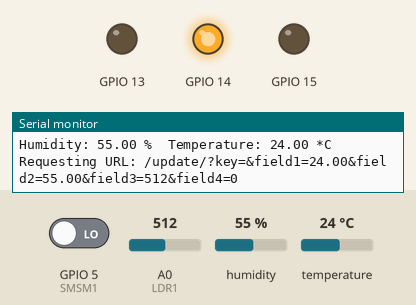
This sketch was run on a simulated ESP8266 (NodeMCU). On the bench: output pins drawn as LEDs (lit = HIGH), the last lines printed to the serial monitor. The inputs (shaded band) are chosen by the test bench; at power-on: GPIO 5 (SMSM1) LOW, A0 (LDR1) = 512, humidity 55 %, temperature 24 °C. WiFi joins after 1.5 s; servers stay silent unless stated.

Above: at 4.2 s.
4.3 s: GPIO 5 (SMSM1) driven HIGH
At 5.1 s:
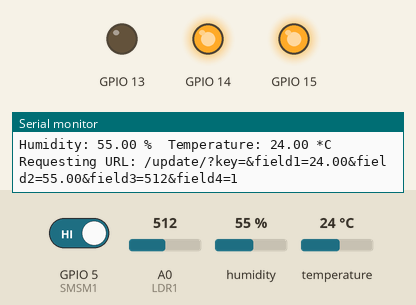
7.6 s: GPIO 5 (SMSM1) driven LOW
At 8.1 s:
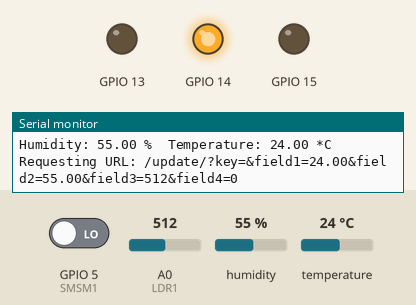
Timing chart, 0 to 10.6 s (numbered marks = the images above; inputs shaded):
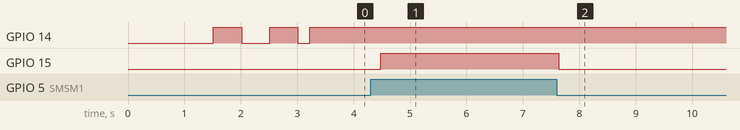

The sketch:

SmartFarm_v1.ino
```cpp
#include "DHT.h"
#include <ESP8266WiFi.h>

#define DHTPIN 12     // what pin we're connected to
#define DHTTYPE DHT22   // DHT 22  (AM2302)
#define DEBUG
#define DEBUG_PRINTER Serial

#ifdef  DEBUG
#define DEBUG_PRINT(...) { DEBUG_PRINTER.print(__VA_ARGS__); }
#define DEBUG_PRINTLN(...) { DEBUG_PRINTER.println(__VA_ARGS__); }
#else
#define DEBUG_PRINT(...) {}
#define DEBUG_PRINTLN(...) {}
#endif

int SMSMOUT;
int LDROUT;

//////////////////////////////////////////
const char* ssid     = "";
const char* password = "";
//////////////////////////////////////////
int LDR1     = A0;
int LDROUT1  = 0;
//////////////////////////////////////////
int SMSM1 = 5;
int SMSMOUT1 = 0;
//////////////////////////////////////////
unsigned long Time1 = 0;
unsigned long Time2 = 0;
unsigned long Time3 = 0;
unsigned long Time4 = 0;
unsigned long previous_val = 0;
bool TimeState = false;
//////////////////////////////////////////
DHT *dht;
//////////////////////////////////////////
void connectWifi();
void reconnectWifiIfLinkDown();
void initDht(DHT **dht, uint8_t pin, uint8_t dht_type);
void readDht(DHT *dht, float *temp, float *humid);
void uploadThingsSpeak(float t, float h, int LDROUT, int SMSMOUT);
void mainloop();
//////////////////////////////////////////
void setup()
{
    Serial.begin(115200);
    delay(10);
    pinMode(13, OUTPUT);
    pinMode(14,OUTPUT);
    pinMode(15, OUTPUT);
    digitalWrite(13, LOW);
    digitalWrite(14,LOW);
    digitalWrite(15, LOW);

    connectWifi();

    initDht(&dht, DHTPIN, DHTTYPE);
}

void loop() {
    static float t_ds;
    static float t_dht;
    static float h_dht;

    mainloop();

    readDht(dht, &t_dht, &h_dht);

    uploadThingsSpeak(t_dht, h_dht , LDROUT , SMSMOUT);

    reconnectWifiIfLinkDown();
}

void reconnectWifiIfLinkDown()
{
    if (WiFi.status() != WL_CONNECTED) {
        DEBUG_PRINTLN("WIFI DISCONNECTED");
        connectWifi();
    }
}

void connectWifi()
{
    DEBUG_PRINTLN();
    DEBUG_PRINTLN();
    DEBUG_PRINT("Connecting to ");
    DEBUG_PRINTLN(ssid);

    WiFi.begin(ssid, password);
    while (WiFi.status() != WL_CONNECTED)
    {
        delay(500);
        DEBUG_PRINT(".");
    }

    DEBUG_PRINTLN("");
    DEBUG_PRINTLN("WiFi connected");
    digitalWrite(14,HIGH);
    delay(500);
    digitalWrite(14,LOW);
    delay(500);
    digitalWrite(14,HIGH);
    delay(500);
    digitalWrite(14,LOW);
    DEBUG_PRINTLN("IP address: ");
    DEBUG_PRINTLN(WiFi.localIP());
}

void initDht(DHT **dht, uint8_t pin, uint8_t dht_type) {
    // Connect pin 1 (on the left) of the sensor to +5V
    // NOTE: If using a board with 3.3V logic like an Arduino Due connect pin 1
    // to 3.3V instead of 5V!
    // Connect pin 2 of the sensor to whatever your DHTPIN is
    // Connect pin 4 (on the right) of the sensor to GROUND
    // Connect a 10K resistor from pin 2 (data) to pin 1 (power) of the sensor

    // Initialize DHT sensor for normal 16mhz Arduino
    // NOTE: For working with a faster chip, like an Arduino Due or Teensy, you
    // might need to increase the threshold for cycle counts considered a 1 or 0.
    // You can do this by passing a 3rd parameter for this threshold.  It's a bit
    // of fiddling to find the right value, but in general the faster the CPU the
    // higher the value.  The default for a 16mhz AVR is a value of 6.  For an
    // Arduino Due that runs at 84mhz a value of 30 works.
    // Example to initialize DHT sensor for Arduino Due:
    //DHT dht(DHTPIN, DHTTYPE, 30);

    *dht = new DHT(pin, dht_type, 30);
    (*dht)->begin();
    DEBUG_PRINTLN(F("DHTxx test!"))  ;
}

void uploadThingsSpeak(float t, float h, int LDROUT, int SMSMOUT) {
    static const char* host = "api.thingspeak.com";
    static const char* apiKey = "";

    // Use WiFiClient class to create TCP connections
    WiFiClient client;
    const int httpPort = 80;
    if (!client.connect(host, httpPort))
    {
        DEBUG_PRINTLN("connection failed");
        digitalWrite(14,LOW);
        return;
    }

    // We now create a URI for the request
    String url = "/update/";
    //  url += streamId;
    url += "?key=";
    url += apiKey;
    url += "&field1=";
    url += t;
    url += "&field2=";
    url += h;
    url += "&field3=";
    url += LDROUT;
    url += "&field4=";
    url += SMSMOUT;


    DEBUG_PRINT("Requesting URL: ");
    DEBUG_PRINTLN(url);

    digitalWrite(14,HIGH);
    // This will send the request to the server
    client.print(String("GET ") + url + " HTTP/1.1\r\n" +
                 "Host: " + host + "\r\n" +
                 "Connection: close\r\n\r\n");
}

//void uploadSparkfun(float t, float h) {
//    const char* host = "";
//    const char* streamId   = "";
//    const char* privateKey = "";
//
//    // Use WiFiClient class to create TCP connections
//    WiFiClient client;
//    const int httpPort = 80;
//    if (!client.connect(host, httpPort)) {
//        DEBUG_PRINTLN("connection failed");
//        return;
//    }
//
//    // We now create a URI for the request
//    String url = "/input/";
//    url += streamId;
//    url += "?private_key=";
//    url += privateKey;
//    url += "&temp=";
//    url += t;
//    url += "&humid=";
//    url += h;
//
//    DEBUG_PRINT("Requesting URL: ");
//    DEBUG_PRINTLN(url);
//
//    // This will send the request to the server
//    client.print(String("GET ") + url + " HTTP/1.1\r\n" +
//                 "Host: " + host + "\r\n" +
//                 "Connection: close\r\n\r\n");
//}


void readDht(DHT *dht, float *temp, float *humid) {

    if (dht == NULL)
    {
        DEBUG_PRINTLN(F("[dht22] is not initialised. please call initDht() first."));
        return;
    }
    float h = dht->readHumidity();
    float t = dht->readTemperature();

    // Check if any reads failed and exit early (to try again).
    if (isnan(h) || isnan(t))
    {
        DEBUG_PRINTLN("Failed to read from DHT sensor!");
        return;
    }

    // Compute heat index
    // Must send in temp in Fahrenheit!

    DEBUG_PRINT("Humidity: ");
    DEBUG_PRINT(h);
    DEBUG_PRINT(" %\t");
    DEBUG_PRINT("Temperature: ");
    DEBUG_PRINT(t);
    DEBUG_PRINT(" *C ");

    *temp = t;
    *humid = h;

}
//
void mainloop()
{
    /////////////////////////////////////////
    int LDROUT1 = analogRead(LDR1);
    /////////////////////////////////////////
    int SMSMOUT1 = digitalRead(SMSM1);
    /////////////////////////////////////////
    /////////////////////////////////////////
    LDROUT  = (LDROUT1);
    SMSMOUT = (SMSMOUT1);
    /////////////////////////////////////////
    /////////////////////////////////////////
    DEBUG_PRINT("LDR(T)= ");
    DEBUG_PRINT(LDROUT);
    DEBUG_PRINT(" ");
    DEBUG_PRINT("|");
    DEBUG_PRINT(" ");
    /////////////////////////////////////////
    DEBUG_PRINT("SMSM(T)= ");
    DEBUG_PRINT(SMSMOUT);
    DEBUG_PRINT(" ");
    DEBUG_PRINT("||");
    DEBUG_PRINT(" ");
    /////////////////////////////////////////
  if (LDROUT == 1024)
  {
    digitalWrite(13, HIGH);
    /////////////////////////////////////////
    DEBUG_PRINT("Light : ON ");
    DEBUG_PRINT(" ");
    DEBUG_PRINT("|");
    DEBUG_PRINT(" ");
  }
  if (LDROUT <= 800)
  {
    digitalWrite(13, LOW);
    /////////////////////////////////////////
    DEBUG_PRINT("Light : OFF");
    DEBUG_PRINT(" ");
    DEBUG_PRINT("|");
    DEBUG_PRINT(" ");
  }

  if (SMSMOUT == 1)
  {
    digitalWrite(15, HIGH);
    ////////////////////////////////////////
    DEBUG_PRINT("Water : ON ");
    DEBUG_PRINT(" ");
    DEBUG_PRINT("||");
    DEBUG_PRINT(" ");
  }
  else
  {
    digitalWrite(15, LOW);
    /////////////////////////////////////////
    DEBUG_PRINT("Water : OFF");
    DEBUG_PRINT(" ");
    DEBUG_PRINT("||");
    DEBUG_PRINT(" ");
  }
  /////////////////////////////////////////
  /////////////////////////////////////////
  ////////////////////////////////////////
  DEBUG_PRINTLN();
}
```

Measured:
- after the input at 4.3 s, GPIO 15: LOW → HIGH after 0.18 s
- after the input at 7.6 s, GPIO 15: HIGH → LOW at once
